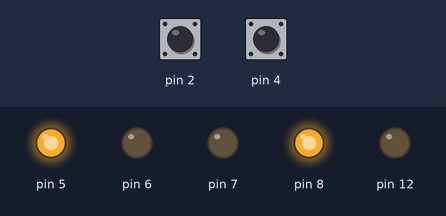
A sketch run on a simulated Arduino Uno, built with avr-gcc and run on an emulated ATmega328P. Parts: output pins drawn as LEDs (lit = HIGH). The inputs (shaded band) are chosen by the test bench; at power-on: pin 2 HIGH, pin 4 HIGH. What the sketch prints to the serial monitor is not drawn.

Above: at 0.1 s.
Timing chart, 0 to 1.6 s (numbered marks = the images above):
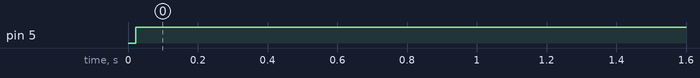

Measured:
- by itself, pin 5: LOW → HIGH at 0.02 s

The sketch:

motore-con-pid-vuoto.ino
```cpp
#include <PinChangeInt.h>

volatile long left_tick = 0;
volatile long right_tick = 0;

#include <PID_v1.h>

double setpoint = 30;
double input, output;
double Kp=10, Ki=0.1, Kd=0;
unsigned long pidtime = 20;
//è il numero di tick


PID myPID(&input, &output, &setpoint, Kp, Ki, Kd, DIRECT);

void setup() {
  Serial.begin(9600);

  pinMode(2, INPUT_PULLUP);
  pinMode(4, INPUT_PULLUP);

  PCintPort::attachInterrupt(2, leftmove, RISING);
  PCintPort::attachInterrupt(4, rightmove, RISING);

  pinMode(5, OUTPUT);
  pinMode(7, OUTPUT);
  pinMode(6, OUTPUT);
  pinMode(12, OUTPUT);
  pinMode(8, OUTPUT);

  digitalWrite(8, HIGH);

  myPID.SetSampleTime(pidtime);
  myPID.SetOutputLimits(0, 255);
  myPID.SetMode(AUTOMATIC);
}

unsigned long t1;
int rstep, rprev, lstep, lprev;
int target_r = 10;
int target_l = 10;
int pwmr = 0;
int pwml = 0;

void loop() {
  fwd(pwml, 0);

  if ((millis() - t1) >= pidtime) {
    rstep = right_tick - rprev;
    rprev = right_tick;
    lstep = left_tick - lprev;
    lprev = left_tick;
    Serial.print("Enc: \t");
    Serial.print(rstep);
    Serial.print("\t");
    Serial.print(lstep);

    input = lstep;
    myPID.Compute();
    int pwm = output;

    Serial.print("\tOut: ");
    Serial.print(output);
    Serial.print("\tpwm:");
    Serial.println(pwm);

    pwml = pwm;
    pwmr = pwm;

    t1 = millis();
  }

}

void fwd(int l, int r){

  analogWrite(5, l);
  analogWrite(6, r);
  digitalWrite(7, LOW);
  digitalWrite(12, LOW);
}

void back(int l, int r){
  analogWrite(5, l);
  analogWrite(6, r);
  digitalWrite(7, HIGH);
  digitalWrite(12, HIGH);
}

void stp(){
  analogWrite(5, 0);
  analogWrite(6, 0);
  digitalWrite(7, HIGH);
  digitalWrite(12, HIGH);
}

void leftmove() {
  left_tick++;
}

void rightmove() {
  right_tick++;
}
```
